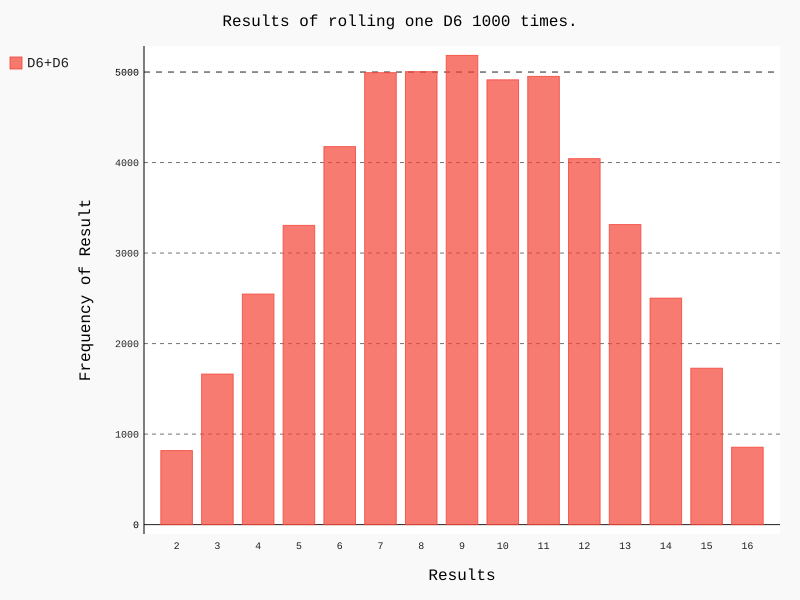

This chart was generated by the following Python code:
from die import Die
import pygal

die_1 =Die()
die_2 = Die(10)
results =[]
for num in range(50000):
    result=die_1.roll() + die_2.roll()
    results.append(result)

frequencies = []
max_result = die_1.num_sides + die_2.num_sides
for num in range(2,max_result+1):
    frequency = results.count(num)
    frequencies.append(frequency)

print(frequencies)

hist = pygal.Bar()
hist.title=("Results of rolling one D6 1000 times.")
hist.x_labels = []
for i in range(2,max_result+1):
    hist.x_labels.append(str(i))
hist.x_title ="Results"
hist.y_title ="Frequency of Result"

hist.add('D6+D6',frequencies)
hist.render_to_file('die_visual.svg')
